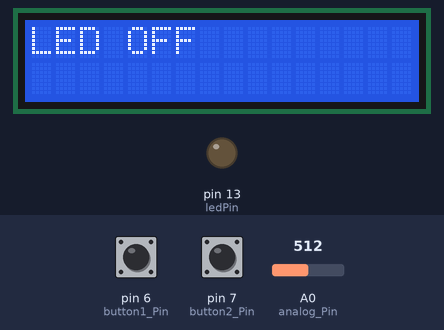
The sketch below on a simulated Arduino Uno, built with avr-gcc and run on an emulated ATmega328P. On the bench: 16×2 character LCD, output pins drawn as LEDs (lit = HIGH). Dashed ring = blinking. The inputs (shaded band) are chosen by the test bench; at power-on: pin 6 (button1_Pin) LOW, pin 7 (button2_Pin) LOW, A0 (analog_Pin) = 512. What the sketch prints to the serial monitor is not drawn.

Above: at 1.2 s.
1.3 s: pin 6 (button1_Pin) pulled HIGH for 1 s
At 2.05 s:
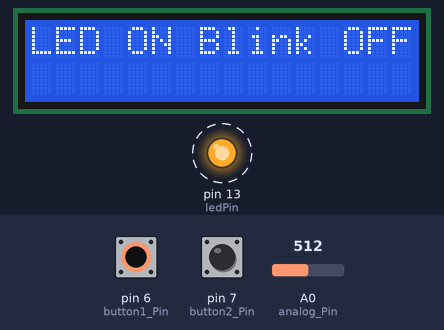
3.8 s: pin 6 (button1_Pin) pulled HIGH for 0.15 s
At 5.3 s:
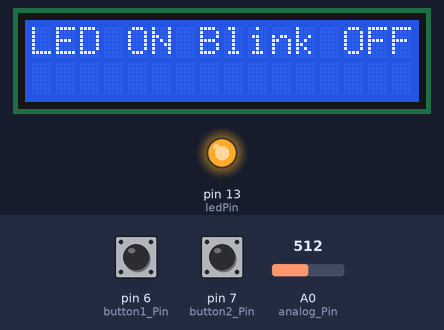
5.7 s: pin 7 (button2_Pin) pulled HIGH for 1 s
At 6.9 s:
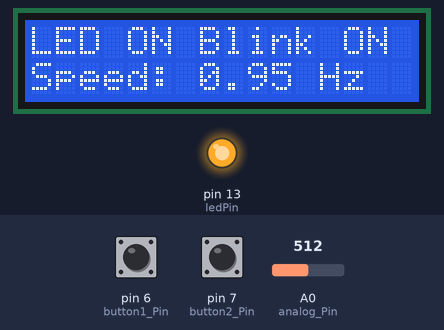
8.6 s: pin 7 (button2_Pin) pulled HIGH for 0.15 s
At 9.5 s:
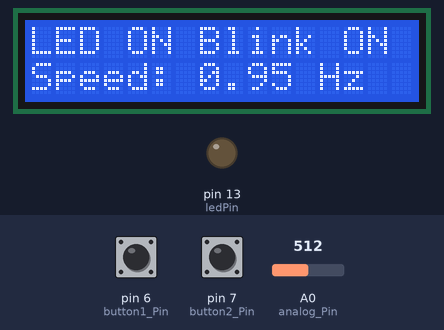
11.7 s: A0 (analog_Pin) set to 306
At 12.0 s:
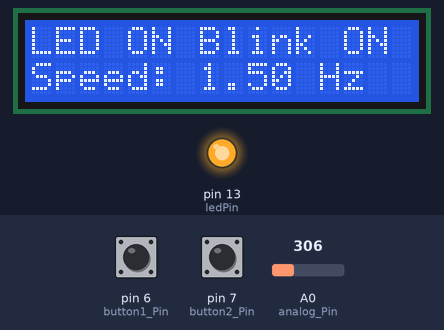
13.2 s: A0 (analog_Pin) set to 122
At 13.85 s:
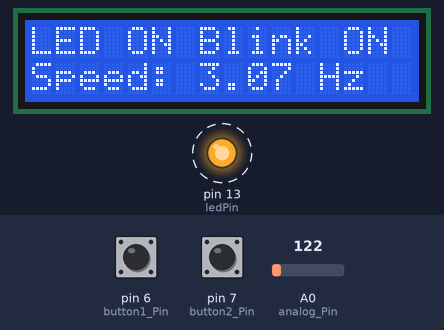
Timing chart, 0 to 15.7 s (numbered marks = the images above; inputs shaded):
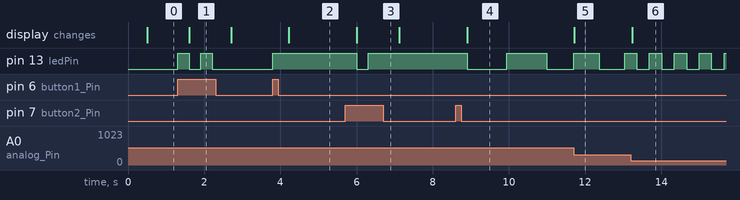

The sketch:

led_blinking_speed.ino
```cpp
#include <LiquidCrystal.h>

const int button1_Pin = 6;   // Toggle LED on/off
const int button2_Pin = 7;   // Toggle blink mode
const int ledPin = 13;       // LED output
const int analog_Pin = A0;   // Analog input for adjustable blink speed

const int rs = 12, en = 11, d4 = 5, d5 = 4, d6 = 3, d7 = 2;
LiquidCrystal lcd(rs, en, d4, d5, d6, d7);

bool ledState = LOW;         // Stores the on/off state of the LED
bool blinkMode = false;      // Stores whether blink mode is active
int blinkSpeed = 500;        // Default blink speed
unsigned long lastLCDUpdate = 0; // Timestamp for the last LCD update
const unsigned long lcdUpdateInterval = 500; // LCD update interval in milliseconds
unsigned long lastBlinkUpdate = 0; // Timestamp for the last LED blink update
unsigned long blinkLCDUpdateInterval = 50; // Faster LCD update interval when blink mode is on

void setup() {
  Serial.begin(9600);
  lcd.begin(16, 2);           // Initialize a 16x2 LCD
  lcd.clear();
  pinMode(ledPin, OUTPUT);
  pinMode(button1_Pin, INPUT);
  pinMode(button2_Pin, INPUT);
}

void loop() {
  // Check if Button 1 is pressed to toggle LED on/off
  if (digitalRead(button1_Pin) == HIGH) {
    ledState = !ledState;   // Toggle LED state
    if (!ledState) blinkMode = false; // Turn off blink mode if LED is off
    updateLED();
    delay(300);              // Debounce delay
  }

  // Check if Button 2 is pressed to enable/disable blink mode, only if LED is on
  if (digitalRead(button2_Pin) == HIGH && ledState) {
    blinkMode = !blinkMode;  // Toggle blink mode
    delay(300);              // Debounce delay
  }

  // Control LED behavior based on the state of blink mode and LED state
  if (blinkMode && ledState) {
    blinkSpeed = analogRead(analog_Pin);           // Read analog value for speed
    blinkSpeed = map(blinkSpeed, 0, 1023, 100, 2000); // Map to reduced delay range (100 to 2000 ms)
    unsigned long currentMillis = millis();
    if (currentMillis - lastBlinkUpdate >= blinkSpeed) {
      lastBlinkUpdate = currentMillis;
      digitalWrite(ledPin, !digitalRead(ledPin));  // Toggle LED state
    }
  } else if (ledState) {
    // If blink mode is off and LED is toggled on, keep the LED on
    digitalWrite(ledPin, HIGH);
  } else {
    // If blink mode is off and LED is toggled off, turn the LED off
    digitalWrite(ledPin, LOW);
  }

  // Update LCD at a different refresh rate depending on blink mode
  unsigned long currentLCDInterval = blinkMode ? blinkLCDUpdateInterval : lcdUpdateInterval;
  if (millis() - lastLCDUpdate >= currentLCDInterval) {
    updateLCD();
    lastLCDUpdate = millis();
  }
}

void updateLED() {
  // Update LED based on the ledState variable when blink mode is disabled
  if (ledState) {
    digitalWrite(ledPin, HIGH);  // Turn LED on
    Serial.println("LED ON");    // Print LED state as ON
  } else {
    digitalWrite(ledPin, LOW);   // Turn LED off
    Serial.println("LED OFF");   // Print LED state as OFF
  }
}

void updateLCD() {
  lcd.clear();
  lcd.setCursor(0, 0);
  if (ledState) {
    lcd.print("LED ON");
    lcd.setCursor(7, 0);
    if (blinkMode) {
      float frequency = 1000.0 / blinkSpeed;  // Calculate frequency in Hz
      lcd.print("Blink ON ");
      lcd.setCursor(0, 1);
      lcd.print("Speed: ");
      lcd.print(frequency, 2);                // Display speed with 2 decimals
      lcd.print(" Hz");
    } else {
      lcd.print("Blink OFF");
    }
  } else {
    lcd.print("LED OFF");
  }
}
```

Measured:
- after the input at 1.3 s, pin 13 (ledPin): alternates HIGH for 0.30 s and LOW for 0.30 s, 4 changes in all, then stays LOW, starting at once; the display: changes after 0.30 s (image 1)
- after the input at 3.8 s, pin 13 (ledPin): LOW → HIGH at once; the display: changes after 0.42 s (image 2)
- after the input at 5.7 s, pin 13 (ledPin): HIGH → LOW after 0.30 s, → HIGH 0.31 s later; the display: changes after 0.31 s (image 3)
- after the input at 8.6 s, pin 13 (ledPin): HIGH → LOW after 0.30 s, → HIGH 1.0 s later, → LOW 1.1 s later; the display: changes after 0.31 s (image 4)
- after the input at 11.7 s, the display: changes at once (image 5)
- after the input at 13.2 s, the display: changes at once (image 6)
